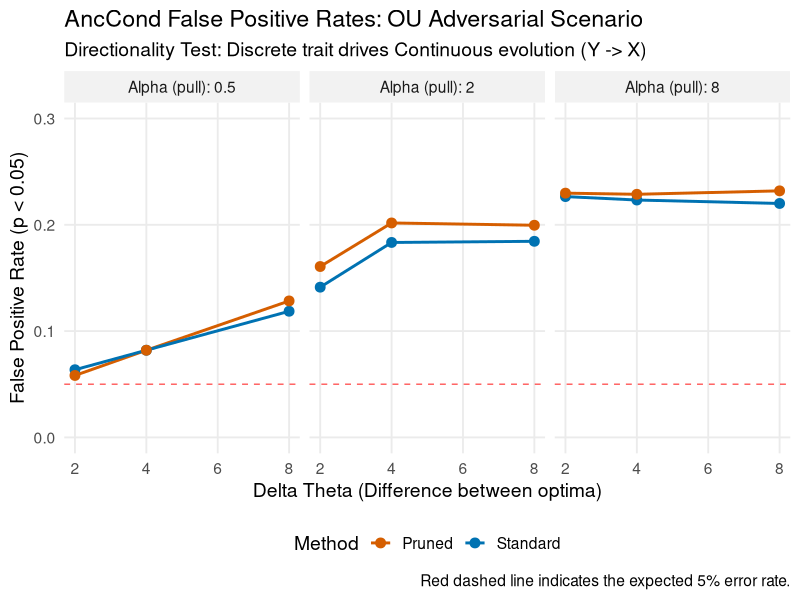
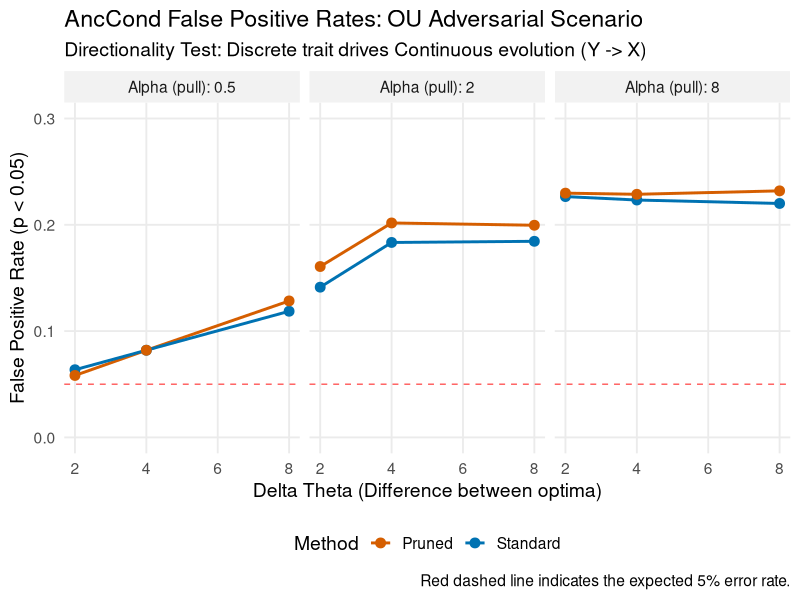

R code for these plots, in order:
# ============================================================================
# Plotting Script: AncCond Adversarial Results Visualization
# ============================================================================

library(ggplot2)
library(tidyr)
library(dplyr)

# 1. Load the results
# Ensure the file path matches your working directory
res_df <- read.csv("02_sim_OU_adversarial_results.csv")

# 2. Reshape data for plotting (Wide to Long)
# This moves 'FP.standard' and 'FP.pruned' into a single 'Method' column
plot_data <- res_df %>%
  pivot_longer(
    cols = c(FP.standard, FP.pruned),
    names_to = "Method",
    values_to = "FP_Rate"
  ) %>%
  mutate(
    Method = recode(Method, "FP.standard" = "Standard", "FP.pruned" = "Pruned"),
    # Create a cleaner label for the facets
    alpha_label = paste0("Alpha (pull): ", alpha)
  )

# 3. Create the Visualization
p <- ggplot(plot_data, aes(x = delta.theta, y = FP_Rate, color = Method, group = Method)) +
  # Add a reference line for the nominal significance level (0.05)
  geom_hline(yintercept = 0.05, linetype = "dashed", color = "red", alpha = 0.6) +
  # Add points and lines
  geom_line(linewidth = 1) +
  geom_point(size = 3) +
  # Facet by alpha to see how pull strength changes the behavior
  facet_wrap(~ alpha_label) +
  # Aesthetics and Labels
  # Lowers the ceiling to 0.3 (or 0.4) to tightly frame your data
  scale_y_continuous(limits = c(0, 0.3), breaks = seq(0, 0.3, 0.1)) +
  scale_color_manual(values = c("Standard" = "#0072B2", "Pruned" = "#D55E00")) +
  labs(
    title = "AncCond False Positive Rates: OU Adversarial Scenario",
    subtitle = "Directionality Test: Discrete trait drives Continuous evolution (Y -> X)",
    x = "Delta Theta (Difference between optima)",
    y = "False Positive Rate (p < 0.05)",
    caption = "Red dashed line indicates the expected 5% error rate."
  ) +
  theme_minimal(base_size = 14) +
  theme(
    strip.background = element_rect(fill = "gray95", color = NA),
    legend.position = "bottom",
    panel.grid.minor = element_blank()
  )

# 4. Save the plot
print(p)
ggsave("anccond_adversarial_plot.png", plot = p, width = 10, height = 5, dpi = 300)
